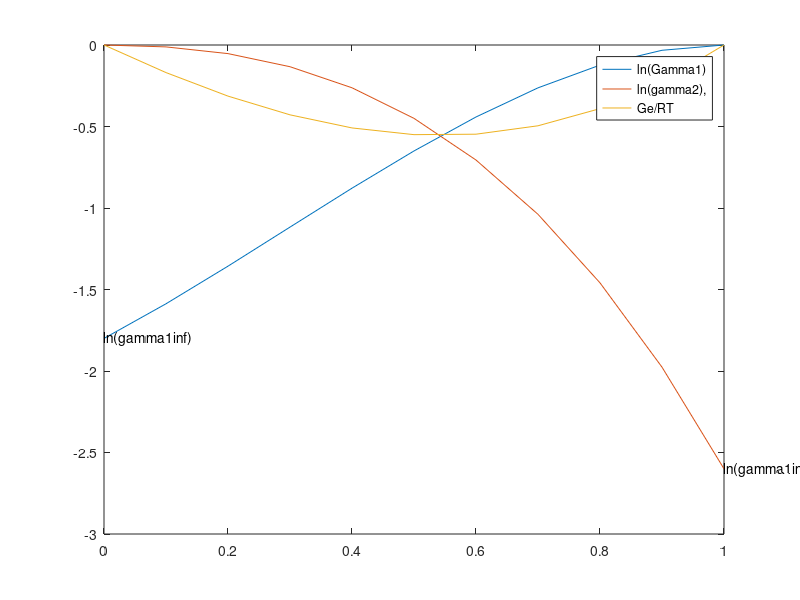

Source code (MATLAB):
x1 = linspace(0,1,11);
x2 = 1-x1;

GeOverRT = -1.8.*x1 + x1.^2 + .8.*(x1.^3);

lnGamma1 = -1.8 + 2.*x1 +1.4.*x1.^2 -1.6.*x1.^3;
lnGamma2 = (-1.*x1.^2)-1.6.*x1.^3;

plot(x1,lnGamma1,x1,lnGamma2, x1, GeOverRT)
hold on
legend('ln(Gamma1)','ln(gamma2),','Ge/RT')

lnGamma1Inf=lnGamma1(1);
lnGamma2Inf=lnGamma2(11);

text(x1(1), lnGamma1(1),'ln(gamma1inf)')
text(x1(11), lnGamma2(11),'ln(gamma1inf)')
    




